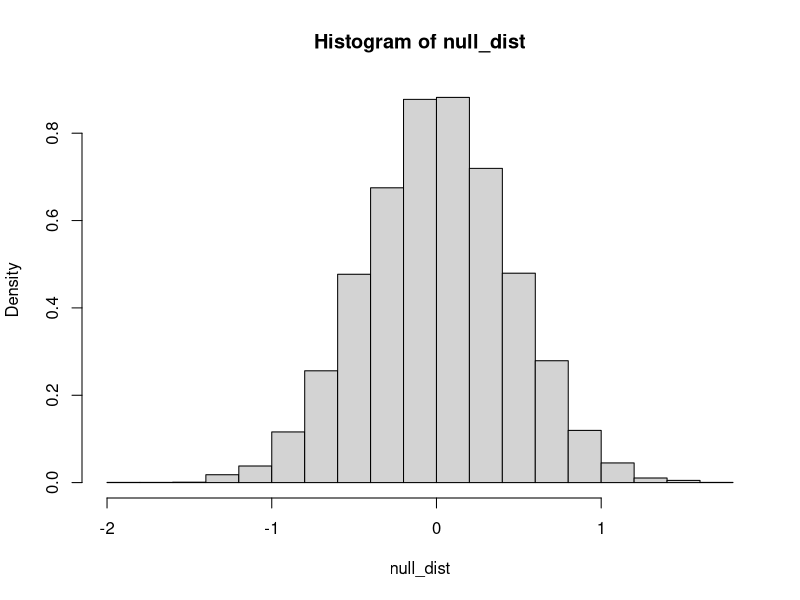
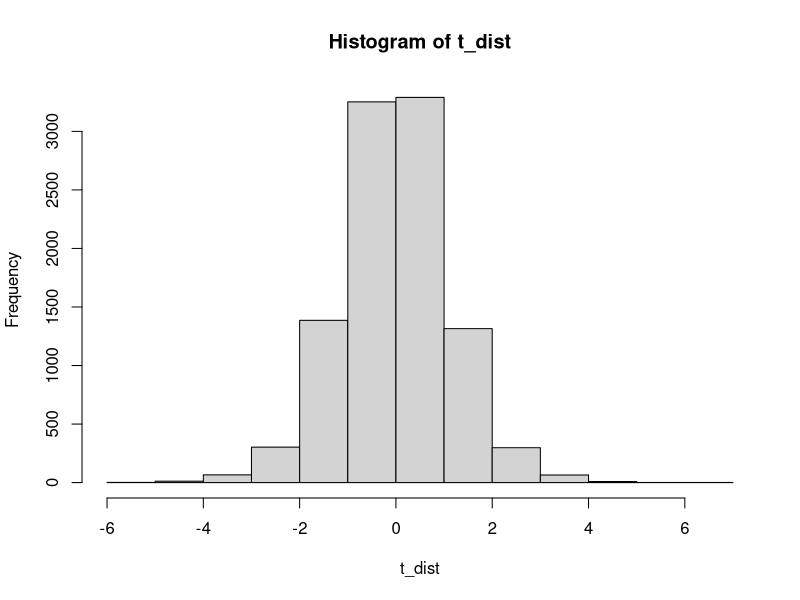

Write the R code that produced these figures, in order.
## ---- chunk 1
    null_dist <- c()

    for(i in 1:10000) {
    sample_1 <- rnorm(10,0,1)
    sample_2 <- rnorm(10,0,1)
    null_dist <- c(null_dist,mean(sample_2)-mean(sample_1))
    }
## ---- chunk 2
    y <- hist(null_dist, freq = FALSE)
    y$density
    i <- which(y$density < 0.05)
    i
    y$breaks[i[5]]
    
## ---- chunk 3
    1 - pt(c(.5,1,1.5,2,2.5), 9)

## ---- chunk 4
    t_dist <- c()

    for(i in 1:10000) {
      sample_3 <- rnorm(10,0,1)
      t_dist <- c(t_dist,(mean(sample_3)- 0)/(sd(sample_3)/(sqrt(length(sample_3)))))
    }
    hist(t_dist)
    
## ---- chunk 5

